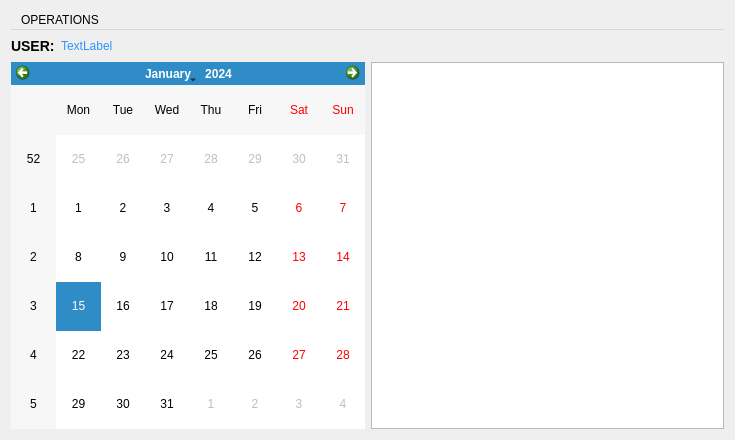
<?xml version="1.0" encoding="UTF-8"?>
<ui version="4.0">
 <class>CalendarWindow</class>
 <widget class="QDialog" name="CalendarWindow">
  <property name="geometry">
   <rect>
    <x>0</x>
    <y>0</y>
    <width>735</width>
    <height>440</height>
   </rect>
  </property>
  <property name="minimumSize">
   <size>
    <width>735</width>
    <height>440</height>
   </size>
  </property>
  <property name="maximumSize">
   <size>
    <width>1920</width>
    <height>1080</height>
   </size>
  </property>
  <property name="windowTitle">
   <string>Calendar</string>
  </property>
  <property name="autoFillBackground">
   <bool>true</bool>
  </property>
  <layout class="QGridLayout" name="gridLayout">
   <item row="2" column="1">
    <widget class="QTableView" name="tableBaseEventView">
     <property name="enabled">
      <bool>true</bool>
     </property>
     <property name="contextMenuPolicy">
      <enum>Qt::ActionsContextMenu</enum>
     </property>
     <property name="editTriggers">
      <set>QAbstractItemView::NoEditTriggers</set>
     </property>
     <property name="tabKeyNavigation">
      <bool>false</bool>
     </property>
     <property name="showDropIndicator" stdset="0">
      <bool>false</bool>
     </property>
     <property name="dragDropOverwriteMode">
      <bool>false</bool>
     </property>
    </widget>
   </item>
   <item row="1" column="0" colspan="2">
    <layout class="QHBoxLayout" name="horizontalLayout">
     <item>
      <widget class="QLabel" name="uLabel">
       <property name="styleSheet">
        <string notr="true">*{
font-weight: bold;
font-size: 14px;
}</string>
       </property>
       <property name="text">
        <string>USER:</string>
       </property>
      </widget>
     </item>
     <item>
      <widget class="QLabel" name="userLabelView">
       <property name="styleSheet">
        <string notr="true">*{
font: 75 italic 14pt  &quot;MS Shell Dlg 2&quot;;
color : rgb(46, 147, 255);
}</string>
       </property>
       <property name="text">
        <string>TextLabel</string>
       </property>
      </widget>
     </item>
     <item>
      <spacer name="horizontalSpacer">
       <property name="orientation">
        <enum>Qt::Horizontal</enum>
       </property>
       <property name="sizeHint" stdset="0">
        <size>
         <width>500</width>
         <height>20</height>
        </size>
       </property>
      </spacer>
     </item>
    </layout>
   </item>
   <item row="0" column="0" colspan="2">
    <widget class="QMenuBar" name="menuBar">
     <property name="layoutDirection">
      <enum>Qt::LeftToRight</enum>
     </property>
     <property name="autoFillBackground">
      <bool>false</bool>
     </property>
     <property name="styleSheet">
      <string notr="true"/>
     </property>
     <property name="nativeMenuBar">
      <bool>false</bool>
     </property>
     <widget class="QMenu" name="menuOPERATIONS">
      <property name="styleSheet">
       <string notr="true"/>
      </property>
      <property name="title">
       <string>OPERATIONS</string>
      </property>
      <addaction name="actionAdd_Event"/>
      <addaction name="actionAll_Event"/>
      <addaction name="separator"/>
      <addaction name="actionCalculate_Day_Of_Week"/>
      <addaction name="separator"/>
      <addaction name="actionSave_Events_To_File"/>
      <addaction name="separator"/>
      <addaction name="actionLog_out"/>
      <addaction name="actionExit"/>
      <addaction name="separator"/>
     </widget>
     <addaction name="menuOPERATIONS"/>
    </widget>
   </item>
   <item row="2" column="0">
    <widget class="QCalendarWidget" name="calendarWidget">
     <property name="layoutDirection">
      <enum>Qt::LeftToRight</enum>
     </property>
    </widget>
   </item>
  </layout>
  <action name="actionAdd_Event">
   <property name="text">
    <string>Add Event</string>
   </property>
  </action>
  <action name="actionLog_out">
   <property name="text">
    <string>Log out</string>
   </property>
  </action>
  <action name="actionExit">
   <property name="text">
    <string>Exit</string>
   </property>
  </action>
  <action name="actionAll_Event">
   <property name="text">
    <string>Delete All Event</string>
   </property>
  </action>
  <action name="actionCalculate_Day_Of_Week">
   <property name="text">
    <string>Calculate Day Of Week</string>
   </property>
  </action>
  <action name="actionSave_Events_To_File">
   <property name="text">
    <string>Save Events To File</string>
   </property>
  </action>
 </widget>
 <layoutdefault spacing="6" margin="11"/>
 <resources/>
 <connections/>
</ui>
